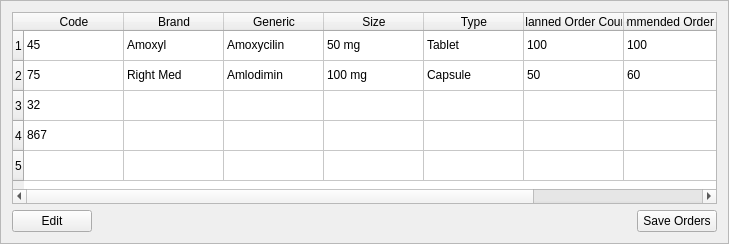
        <widget class="QFrame" name="frame_4">
         <property name="frameShape">
          <enum>QFrame::StyledPanel</enum>
         </property>
         <property name="frameShadow">
          <enum>QFrame::Raised</enum>
         </property>
         <layout class="QGridLayout" name="gridLayout_3">
          <item row="0" column="0" colspan="3">
           <widget class="QTableWidget" name="tableWidget">
            <property name="editTriggers">
             <set>QAbstractItemView::NoEditTriggers</set>
            </property>
            <row>
             <property name="text">
              <string>1</string>
             </property>
            </row>
            <row>
             <property name="text">
              <string>2</string>
             </property>
            </row>
            <row>
             <property name="text">
              <string>3</string>
             </property>
            </row>
            <row>
             <property name="text">
              <string>4</string>
             </property>
            </row>
            <row>
             <property name="text">
              <string>5</string>
             </property>
            </row>
            <column>
             <property name="text">
              <string>Code</string>
             </property>
            </column>
            <column>
             <property name="text">
              <string>Brand</string>
             </property>
            </column>
            <column>
             <property name="text">
              <string>Generic</string>
             </property>
            </column>
            <column>
             <property name="text">
              <string>Size</string>
             </property>
            </column>
            <column>
             <property name="text">
              <string>Type</string>
             </property>
            </column>
            <column>
             <property name="text">
              <string>Planned Order Count</string>
             </property>
            </column>
            <column>
             <property name="text">
              <string>Recommended Order Count</string>
             </property>
            </column>
            <column>
             <property name="text">
              <string>Total Value</string>
             </property>
            </column>
            <item row="0" column="0">
             <property name="text">
              <string>45</string>
             </property>
            </item>
            <item row="0" column="1">
             <property name="text">
              <string>Amoxyl</string>
             </property>
            </item>
            <item row="0" column="2">
             <property name="text">
              <string>Amoxycilin</string>
             </property>
            </item>
            <item row="0" column="3">
             <property name="text">
              <string>50 mg</string>
             </property>
            </item>
            <item row="0" column="4">
             <property name="text">
              <string>Tablet</string>
             </property>
            </item>
            <item row="0" column="5">
             <property name="text">
              <string>100</string>
             </property>
            </item>
            <item row="0" column="6">
             <property name="text">
              <string>100</string>
             </property>
            </item>
            <item row="0" column="7">
             <property name="text">
              <string>5400</string>
             </property>
            </item>
            <item row="1" column="0">
             <property name="text">
              <string>75</string>
             </property>
            </item>
            <item row="1" column="1">
             <property name="text">
              <string>Right Med</string>
             </property>
            </item>
            <item row="1" column="2">
             <property name="text">
              <string>Amlodimin</string>
             </property>
            </item>
            <item row="1" column="3">
             <property name="text">
              <string>100 mg</string>
             </property>
            </item>
            <item row="1" column="4">
             <property name="text">
              <string>Capsule</string>
             </property>
            </item>
            <item row="1" column="5">
             <property name="text">
              <string>50</string>
             </property>
            </item>
            <item row="1" column="6">
             <property name="text">
              <string>60</string>
             </property>
            </item>
            <item row="1" column="7">
             <property name="text">
              <string>1200</string>
             </property>
            </item>
            <item row="2" column="0">
             <property name="text">
              <string>32</string>
             </property>
            </item>
            <item row="3" column="0">
             <property name="text">
              <string>867</string>
             </property>
            </item>
           </widget>
          </item>
          <item row="1" column="0">
           <widget class="QPushButton" name="pushButton_3">
            <property name="text">
             <string>Edit</string>
            </property>
           </widget>
          </item>
          <item row="1" column="1">
           <spacer name="horizontalSpacer">
            <property name="orientation">
             <enum>Qt::Horizontal</enum>
            </property>
            <property name="sizeHint" stdset="0">
             <size>
              <width>533</width>
              <height>20</height>
             </size>
            </property>
           </spacer>
          </item>
          <item row="1" column="2">
           <widget class="QPushButton" name="pushButton_2">
            <property name="text">
             <string>Save Orders</string>
            </property>
           </widget>
          </item>
         </layout>
        </widget>
